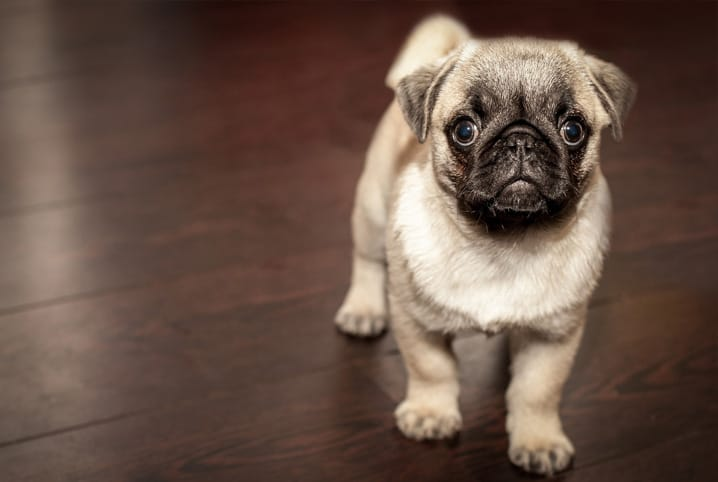
#> input picture cachorro-mini-pet.jpg, 718 x 482 px
$ python Aula_04_arquivo1.py
#> lines starting #> are read from the running program, lines starting #| are printed output that depends on the picture
import numpy as np
import matplotlib.pyplot as plt
from PIL import Image

imagem = Image.open('cachorro-mini-pet.jpg')
#> imagem is the input picture: PIL image 718x482 RGB; mean R, G, B 103.5, 81.7, 70.4

# print(type(imagem))
#
imagem_vetor = np.asarray(imagem)
#
# print(type(imagem_vetor))
#
# print(imagem_vetor.shape)


plt.imshow(imagem_vetor[:, :, 0], cmap='Blues')

plt.show()
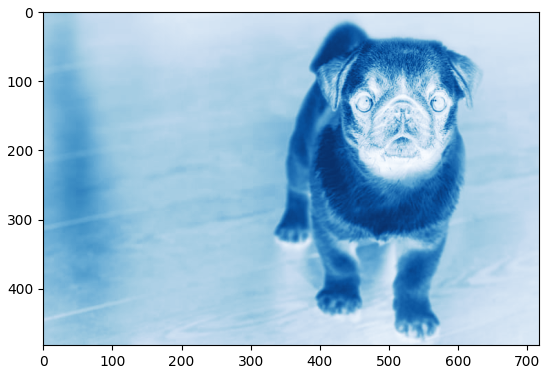
#> figure drawn by matplotlib, 1 panel

copia_imagem = imagem_vetor.copy()

print(type(copia_imagem))
#| <class 'numpy.ndarray'>

plt.imshow(copia_imagem)

#RGB - Vermelho, Verde, Azul

print(copia_imagem.shape)
#| (482, 718, 3)

plt.imshow(copia_imagem[:, :, 0], cmap='gray')

plt.show()
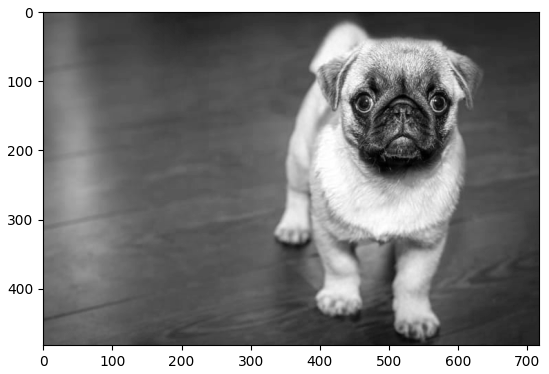
#> figure drawn by matplotlib, 1 panel

print(copia_imagem.shape)
#| (482, 718, 3)

print(copia_imagem[:, :, 0])
#> (printed output is left out)

print(copia_imagem.shape)
#| (482, 718, 3)

print(copia_imagem[:, :, 2])
#> (printed output is left out)

copia_imagem[:, :, 0] = 0
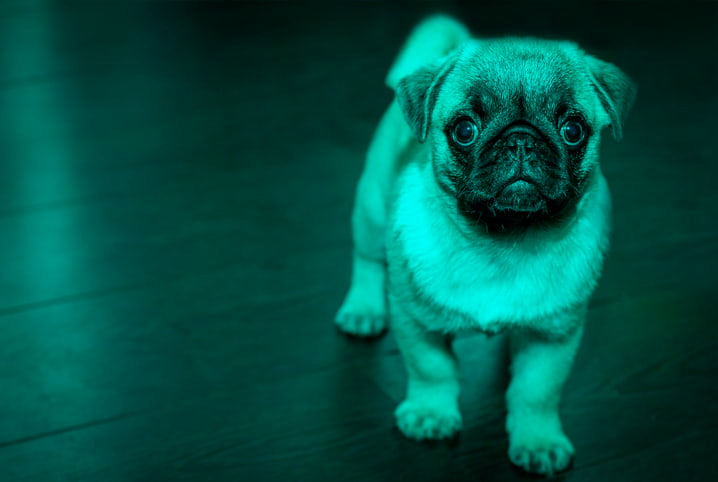
#> copia_imagem: shape (482, 718, 3); mean R, G, B 0, 81.7, 70.4

print(copia_imagem[:, :, 0])
#> (printed output is left out)

copia_imagem[:, :, 2] = 0
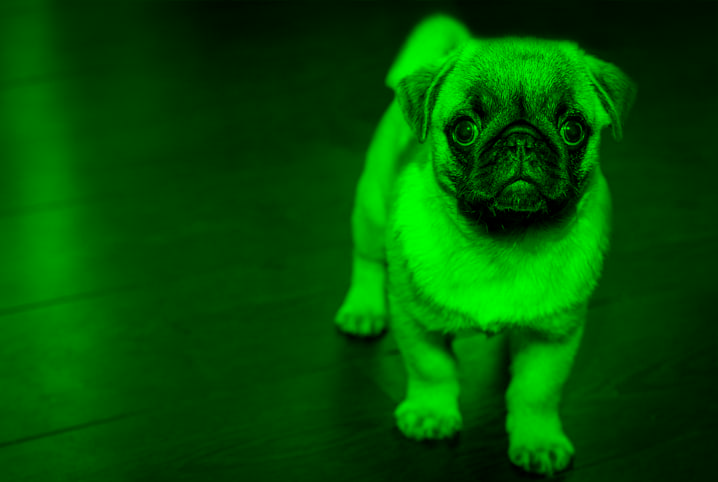
#> copia_imagem: shape (482, 718, 3); mean R, G, B 0, 81.7, 0

#print(copia_imagem[:, :, 2])

plt.imshow(copia_imagem)

plt.show()
